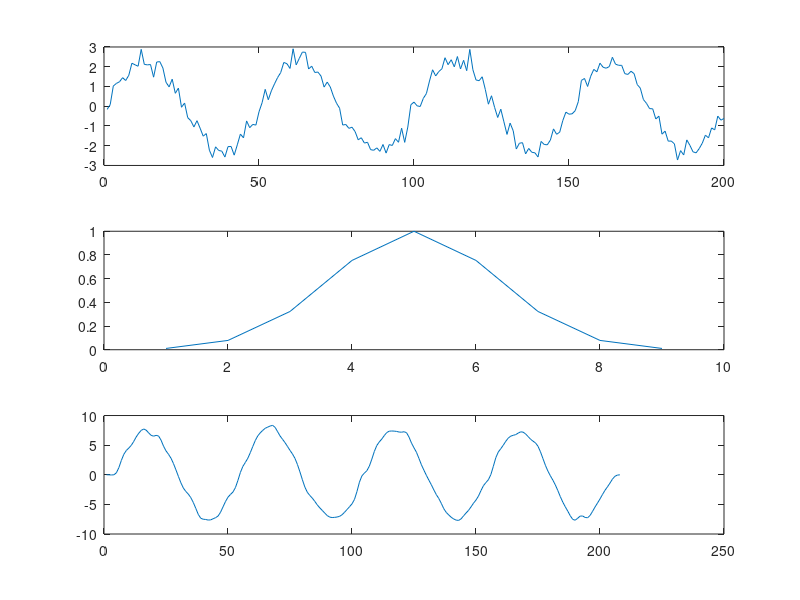
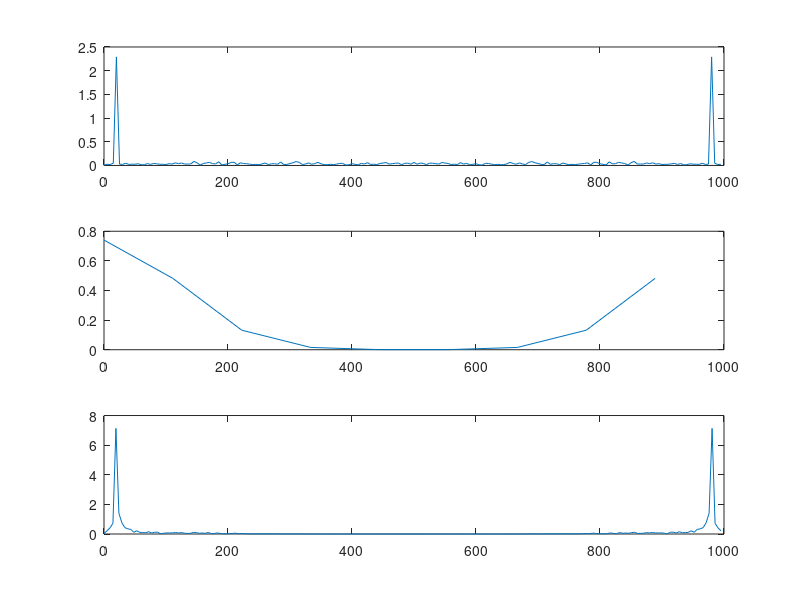

Reproduce these figures in MATLAB, in order.
clear all

%Zad 1
x=load ('noiseSig.dat');
N=9;
sigma=1.33;
alpha=(N-1)/(2*sigma);
t=0.001;

y=gausswin(N,alpha);
z=conv(x,y);
N1=length(x);
N2=length(y);
N3=length(z);

figure(1);
subplot(3,1,1);plot(x);
subplot(3,1,2);plot(y);
subplot(3,1,3);plot(z);

X=fft(x);
mod1=abs(X);
k1=0:N1-1;
fv1=k1/(N1*t);

Y=fft(y);
mod2=abs(Y);
k2=0:N2-1;
fv2=k2/(N2*t);

Z=fft(z);
mod3=abs(Z);
k3=0:N3-1;
fv3=k3/(N3*t);

figure(2);
subplot(3,1,1);plot(fv1,2*mod1/N1);
subplot(3,1,2);plot(fv2,2*mod2/N2);
subplot(3,1,3);plot(fv3,2*mod3/N3);

%Zad 2
% a=randi([-4 4],1,4);
% b=randi([-5 5],1,4);
% N=length(a);
% M=length(b);
% S=N+M-1;
% ab=ifft(fft(a,S).*fft(b,S));
